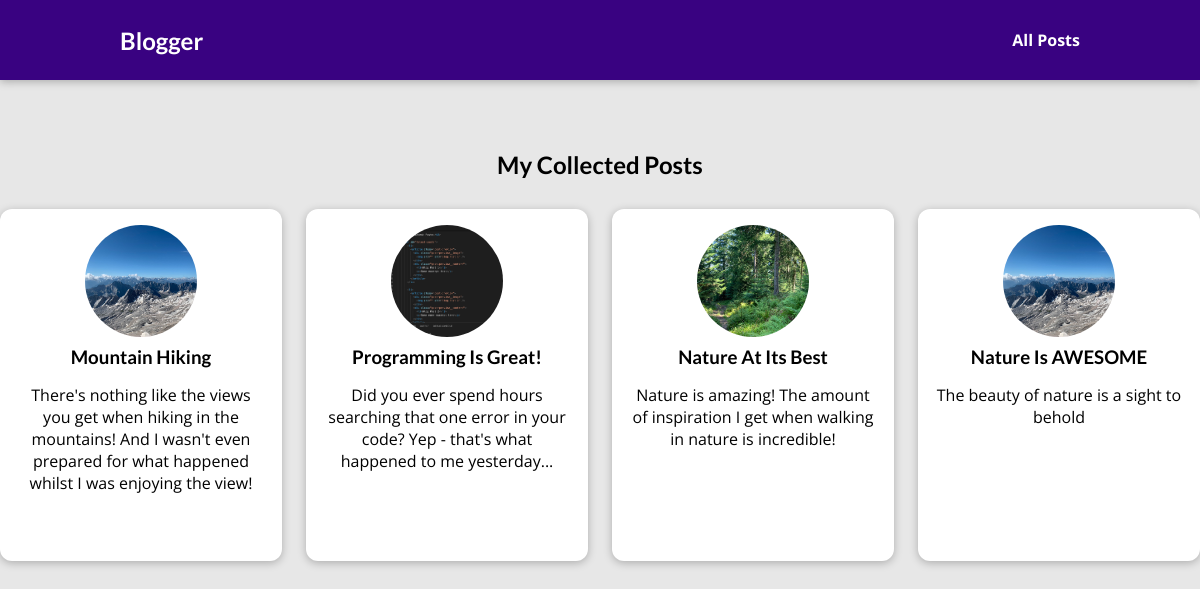
The page /posts on the database its author committed.
### blog/models.py (models this page shows)
class Post(models.Model):
    title = models.CharField(max_length=150)
    excerpt = models.CharField(max_length=200)
    image = models.ImageField(upload_to="posts", null=True)
    date = models.DateField(auto_now=True)
    slug = models.SlugField(unique=True, db_index=True)
    content = models.TextField(validators=[MinLengthValidator(10)])
    author = models.ForeignKey(
        Author,
        null=True,
        on_delete=models.SET_NULL,
        related_name="posts"
        )
    tags = models.ManyToManyField(Tag)

### blog/views.py (the view)
# urls.py: path('posts', views.AllPostsView.as_view(), name="posts-page"), #/posts
class AllPostsView(ListView):
    template_name = "blog/all-posts.html"
    model = Post
    ordering = ["-date"]
    context_object_name = "all_posts"

### blog/templates/blog/all-posts.html (shortened to what this page needs)
{% extends 'base.html' %}
{% load static %}
{% block css_files%}
    <link rel="stylesheet" href="{% static 'blog/post.css' %}">
    <link rel="stylesheet" href="{% static 'blog/all-posts.css' %}">
{% endblock css_files %}
{% block content %}
    <section id="posts">
        <h2>My Collected Posts</h2>
        <ul>
            {% for post in all_posts %}
                {% include 'blog/includes/post.html' %}
            {% endfor %}
        </ul>
    </section>
{% endblock content %}

### blog/templates/blog/includes/post.html
<li>
    <article class="post">
        <a href="{% url 'post-detail-page' post.slug %}">
            <img src="{{ post.image.url }}" alt="{{ post.title }}">
            <div class="post__content">
                <h3>{{ post.title }}</h3>
                <p>{{ post.excerpt }}</p>
            </div>
        </a>
    </article>
</li>

### static/app.css (style rules this page uses)
* { box-sizing: border-box; }
html { font-family: 'Open Sans', 'Lato', sans-serif; }
body { margin: 0; }
h1, h2, h3 { font-family: 'Lato', sans-serif; font-weight: bold; }

### blog/static/blog/post.css (style rules this page uses)
.post { display: flex; flex-direction: column; align-items: center; text-align: center; }
.post a { text-decoration: none; color: black; transition: all 0.2s ease; padding: 1rem; }
.post img { width: 5rem; height: 5rem; object-fit: cover; border-radius: 50%; }
.post h3 { margin: 0.25rem 0; }

### blog/static/blog/all-posts.css (style rules this page uses)
body { background-color: #e7e7e7; }
#posts { margin-top:150px; }
#posts h2 { text-align: center; }
#posts ul { margin-top: 30px; }
ul { list-style: none; margin: 0; padding: 0; display: grid; grid-template-columns: repeat(auto-fill, minmax(17rem, 1fr)); gap: 1.5rem; }
.post img { width: 7rem; height: 7rem; }
.post a { height: 22rem; transform-origin: center; box-shadow: 0 2px 8px rgba(0, 0, 0, 0.25); border-radius: 12px; background-color: white; }

### rows shown on the page
Post: image (picture), title "Mountain Hiking", excerpt "There's nothing like the views you get when hiking in the mountains! And I wasn't even prepared for what happened whilst I was enjoying the view!"
Post: image (picture), title "Programming Is Great!", excerpt "Did you ever spend hours searching that one error in your code? Yep - that's what happened to me yesterday..."
Post: image (picture), title "Nature At Its Best", excerpt "Nature is amazing! The amount of inspiration I get when walking in nature is incredible!"
Post: image (picture), title "Nature Is AWESOME", excerpt "The beauty of nature is a sight to behold"
